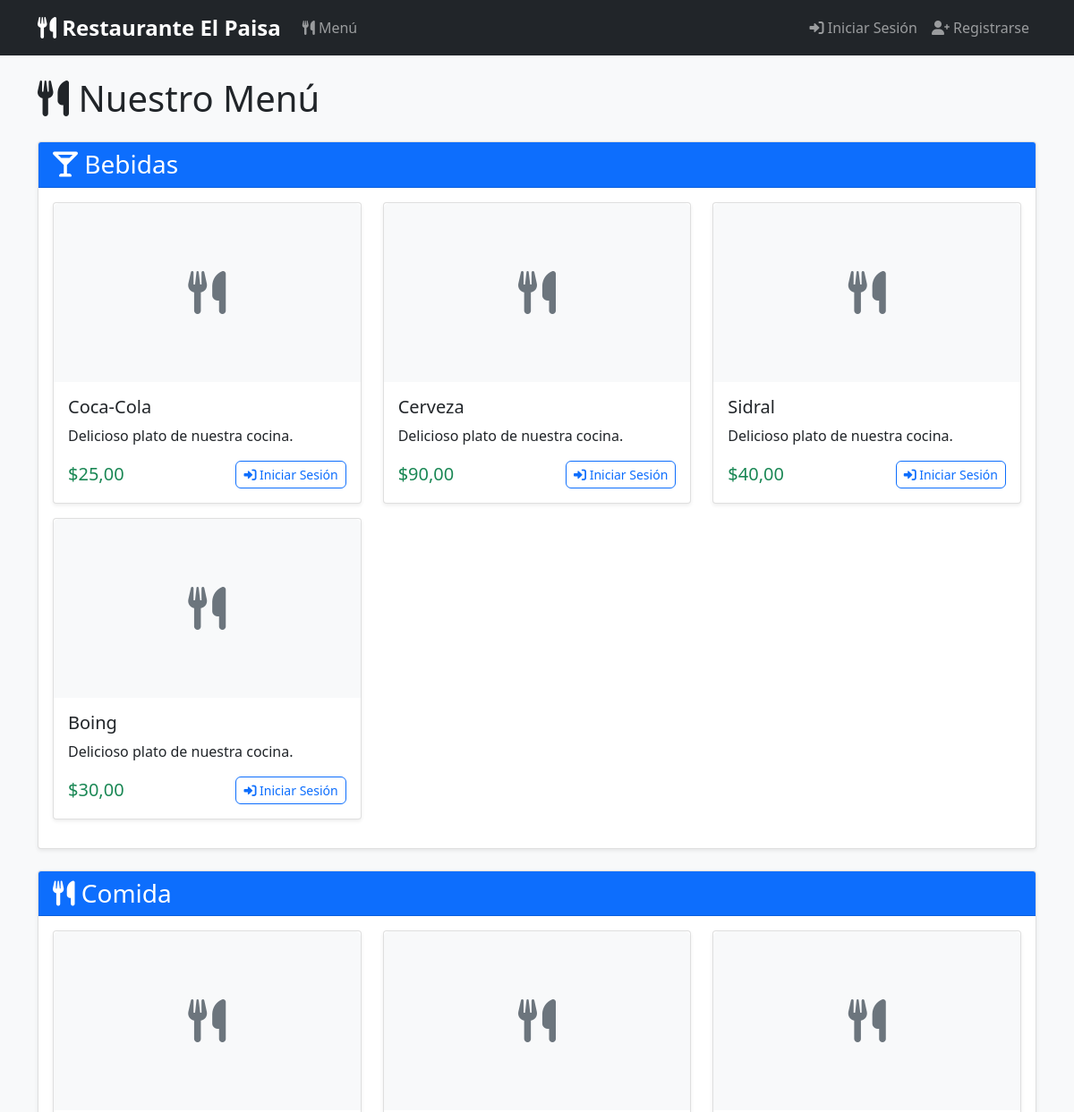
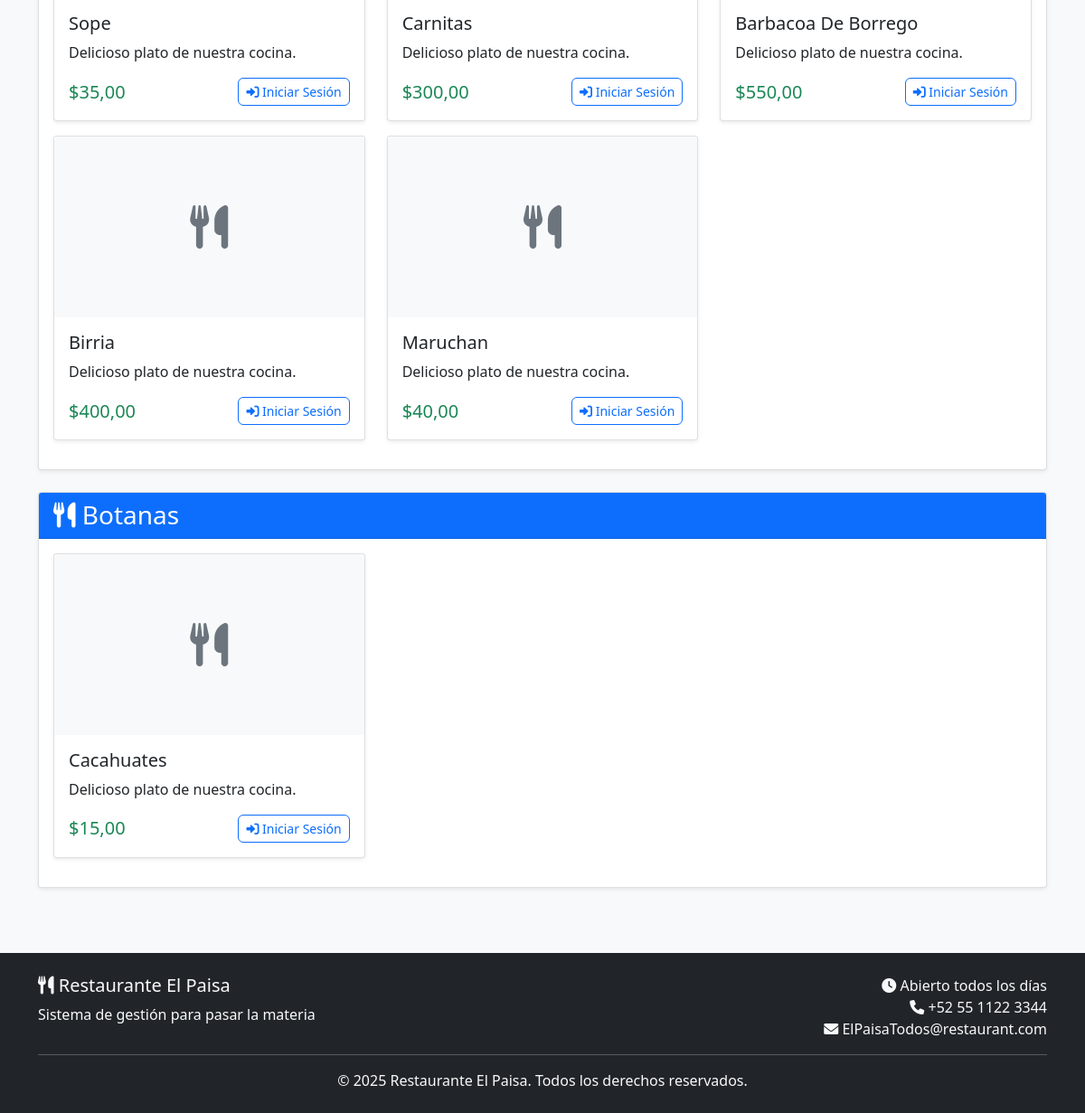
The app's page /menu/ with its own data (2 pictures, top to bottom).
### core/models.py (models this page shows, shortened)
class Categoria(models.Model):
    nombre = models.CharField(max_length=50)
    descripcion = models.TextField(blank=True)
    tipo = models.CharField(max_length=10, choices=[('comida', 'Comida'), ('bebida', 'Bebida')])

class Menu(models.Model):
    categoria = models.ForeignKey(Categoria, on_delete=models.CASCADE)
    nombre = models.CharField(max_length=100)
    descripcion = models.TextField(blank=True)
    precio = models.DecimalField(max_digits=8, decimal_places=2)
    disponible = models.BooleanField(default=True)
    imagen = models.ImageField(upload_to='menu/', blank=True, null=True)
    restaurante = models.ForeignKey(Restaurante, on_delete=models.CASCADE)

### core/views.py (the view)
# urls.py: path('menu/', views.menu, name='menu'),
def menu(request):
    categorias = Categoria.objects.all()
    productos_por_categoria = {}
    for categoria in categorias:
        productos = Menu.objects.filter(categoria=categoria, disponible=True)
        if productos.exists():
            productos_por_categoria[categoria] = productos
    context = {
        'productos_por_categoria': productos_por_categoria,
    }
    return render(request, 'core/menu.html', context)

### core/templates/core/menu.html (shortened to what this page needs)
{% extends 'core/base.html' %}
{% block content %}
<div class="row">
    <div class="col-12">
        <h1 class="mb-4">
            <i class="fas fa-utensils"></i> Nuestro Menú
        </h1>
        {% for categoria, productos in productos_por_categoria.items %}
        <div class="card mb-4">
            <div class="card-header bg-primary text-white">
                <h3 class="mb-0">
                    {% if categoria.tipo == 'comida' %}
                    <i class="fas fa-utensils"></i>
                    {% else %}
                    <i class="fas fa-glass-martini-alt"></i>
                    {% endif %}
                    {{ categoria.nombre }}
                </h3>
            </div>
            <div class="card-body">
                <div class="row">
                    {% for producto in productos %}
                    <div class="col-md-6 col-lg-4 mb-3">
                        <div class="card h-100">
                            {% if producto.imagen %}
                            <img src="{{ producto.imagen.url }}" class="card-img-top" alt="{{ producto.nombre }}" style="height: 200px; object-fit: cover;">
                            {% else %}
                            <div class="card-img-top bg-light d-flex align-items-center justify-content-center" style="height: 200px;">
                                <i class="fas fa-utensils fa-3x text-muted"></i>
                            </div>
                            {% endif %}
                            <div class="card-body">
                                <h5 class="card-title">{{ producto.nombre }}</h5>
                                <p class="card-text">{{ producto.descripcion|default:"Delicioso plato de nuestra cocina." }}</p>
                                <div class="d-flex justify-content-between align-items-center">
                                    <span class="h5 text-success mb-0">${{ producto.precio }}</span>
                                    {% if user.is_authenticated and user.rol == 'cliente' %}
                                    <a href="{% url 'hacer_pedido' %}" class="btn btn-sm btn-outline-primary">
                                        <i class="fas fa-cart-plus"></i> Ordenar
                                    </a>
                                    {% elif not user.is_authenticated %}
                                    <a href="{% url 'login' %}" class="btn btn-sm btn-outline-primary">
                                        <i class="fas fa-sign-in-alt"></i> Iniciar Sesión
                                    </a>
                                    {% endif %}
                                </div>
                            </div>
                        </div>
                    </div>
                    {% endfor %}
                </div>
            </div>
        </div>
        {% empty %}
        <div class="alert alert-info">
            <i class="fas fa-info-circle"></i> No hay productos disponibles en el menú en este momento.
        </div>
        {% endfor %}
    </div>
</div>
{% endblock %}

### core/templates/core/base.html (shortened to what this page needs)
<!DOCTYPE html>
<html lang="es">
<head>
    <link href="https://cdn.jsdelivr.net/npm/bootstrap@5.1.3/dist/css/bootstrap.min.css" rel="stylesheet">
    <link href="https://cdnjs.cloudflare.com/ajax/libs/font-awesome/6.0.0/css/all.min.css" rel="stylesheet">
    <link href="/static/core/css/style.css" rel="stylesheet">
</head>
<body>
    <nav class="navbar navbar-expand-lg navbar-dark bg-dark">
        <div class="container">
            <a class="navbar-brand" href="{% url 'index' %}">
                <i class="fas fa-utensils"></i> Restaurante El Paisa
            </a>
            <div class="collapse navbar-collapse" id="navbarNav">
                <ul class="navbar-nav me-auto">
                    <li class="nav-item">
                        <a class="nav-link" href="{% url 'menu' %}">
                            <i class="fas fa-utensils"></i> Menú
                        </a>
                    </li>
                </ul>
                <ul class="navbar-nav">
                    {% if user.is_authenticated %}
                        <li class="nav-item dropdown">
                            <a class="nav-link dropdown-toggle" href="#" id="userDropdown" role="button" data-bs-toggle="dropdown">
                                <i class="fas fa-user"></i> {{ user.username }}
                            </a>
                            <ul class="dropdown-menu dropdown-menu-end">
                                <li>
                                    <span class="dropdown-item-text">
                                        <small class="text-muted">Conectado como</small><br>
                                        <strong>{{ user.first_name|default:user.username }}</strong>
                                    </span>
                                </li>
                                <li>
                                    <span class="dropdown-item-text">
                                        <small class="text-muted">Rol</small><br>
                                        <span class="badge
                                            {% if user.rol == 'cliente' %}bg-primary
                                            {% elif user.rol == 'personal' %}bg-warning
                                            {% else %}bg-success{% endif %}">
                                            {{ user.get_rol_display }}
                                        </span>
                                    </span>
                                </li>
                                <li><hr class="dropdown-divider"></li>
                                {% if user.rol == 'cliente' %}
                                    <li><a class="dropdown-item" href="{% url 'editar_perfil_cliente' %}">
                                        <i class="fas fa-user-edit"></i> Editar Perfil
                                    </a></li>
                                {% elif user.rol == 'personal' %}
                                    <li><a class="dropdown-item" href="{% url 'editar_perfil_personal' %}">
                                        <i class="fas fa-user-edit"></i> Editar Mi Perfil
                                    </a></li>
                                {% elif user.rol == 'admin' or user.is_superuser %}
                                    <li><a class="dropdown-item" href="{% url 'admin_dashboard' %}">
                                        <i class="fas fa-cog"></i> Panel Administrador
                                    </a></li>
                                {% endif %}
                                <li>
                                    <a class="dropdown-item" href="{% url 'logout' %}">
                                        <i class="fas fa-sign-out-alt"></i> Cerrar Sesión
                                    </a>
                                </li>
                            </ul>
                        </li>
                    {% else %}
                        <li class="nav-item">
                            <a class="nav-link" href="{% url 'login' %}">
                                <i class="fas fa-sign-in-alt"></i> Iniciar Sesión
                            </a>
                        </li>
                        <li class="nav-item">
                            <a class="nav-link" href="{% url 'registro' %}">
                                <i class="fas fa-user-plus"></i> Registrarse
                            </a>
                        </li>
                    {% endif %}
                </ul>
            </div>
        </div>
    </nav>
    <main class="container mt-4">
        {% block content %}
        {% endblock %}
    </main>
    <footer class="bg-dark text-light mt-5 py-4">
        <div class="container">
            <div class="row">
                <div class="col-md-6">
                    <h5><i class="fas fa-utensils"></i> Restaurante El Paisa</h5>
                    <p class="mb-0">Sistema de gestión para pasar la materia</p>
                </div>
                <div class="col-md-6 text-md-end">
                    <p class="mb-0">
                        <i class="fas fa-clock"></i> Abierto todos los días<br>
                        <i class="fas fa-phone"></i> +52 55 1122  3344<br>
                        <i class="fas fa-envelope"></i> ElPaisaTodos@restaurant.com
                    </p>
                </div>
            </div>
            <hr class="my-3">
            <div class="text-center">
                <p class="mb-0">&copy; 2025 Restaurante El Paisa. Todos los derechos reservados.</p>
            </div>
        </div>
    </footer>
</body>
</html>

### core/static/core/css/style.css (style rules this page uses)
body { font-family: 'Segoe UI', Tahoma, Geneva, Verdana, sans-serif; background-color: #f8f9fa; min-height: 100vh; display: flex; flex-direction: column; }
main { flex: 1; }
.navbar-brand { font-weight: bold; font-size: 1.5rem; }
.navbar-nav .nav-link { font-weight: 500; padding: 0.5rem 1rem; border-radius: 0.375rem; transition: all 0.3s ease; }
.card { box-shadow: 0 0.125rem 0.25rem rgba(0, 0, 0, 0.075); border: 1px solid rgba(0, 0, 0, 0.125); transition: all 0.3s ease; }
.card-header { background-color: #f8f9fa; border-bottom: 1px solid rgba(0, 0, 0, 0.125); font-weight: 600; }
.btn { border-radius: 0.375rem; font-weight: 500; transition: all 0.3s ease; }
footer { margin-top: auto; }
.card-img-top { border-radius: 0.375rem 0.375rem 0 0; }

### records on screen
Categoria: tipo "bebida" (drawn), nombre "Bebidas"
Menu: nombre "Coca-Cola", descripcion "Delicioso plato de nuestra cocina.", precio "25,00"
Menu: nombre "Cerveza", descripcion "Delicioso plato de nuestra cocina.", precio "90,00"
Menu: nombre "Sidral", descripcion "Delicioso plato de nuestra cocina.", precio "40,00"
Menu: nombre "Boing", descripcion "Delicioso plato de nuestra cocina.", precio "30,00"
Categoria: tipo "comida" (drawn), nombre "Comida"
Menu: nombre "Sope", descripcion "Delicioso plato de nuestra cocina.", precio "35,00"
Menu: nombre "Carnitas", descripcion "Delicioso plato de nuestra cocina.", precio "300,00"
Menu: nombre "Barbacoa De Borrego", descripcion "Delicioso plato de nuestra cocina.", precio "550,00"
Menu: nombre "Birria", descripcion "Delicioso plato de nuestra cocina.", precio "400,00"
Menu: nombre "Maruchan", descripcion "Delicioso plato de nuestra cocina.", precio "40,00"
Categoria: tipo "comida" (drawn), nombre "Botanas"
Menu: nombre "Cacahuates", descripcion "Delicioso plato de nuestra cocina.", precio "15,00"
